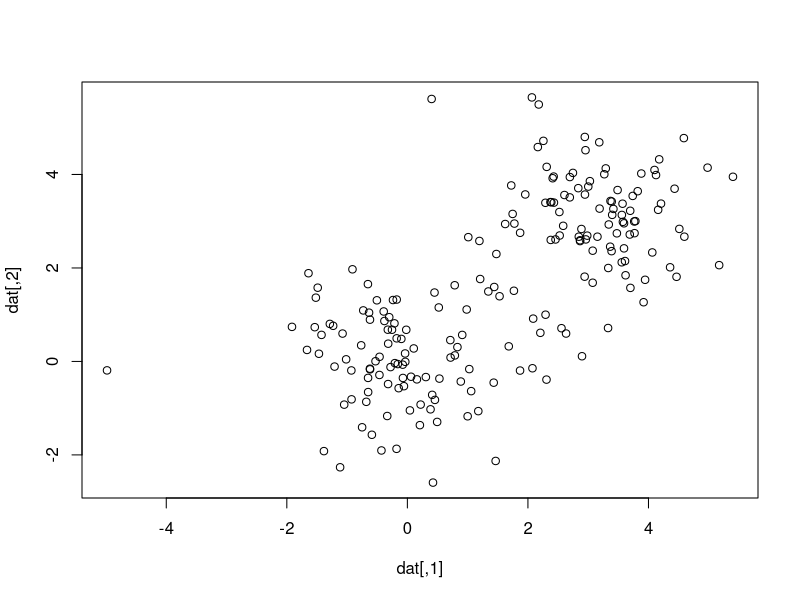
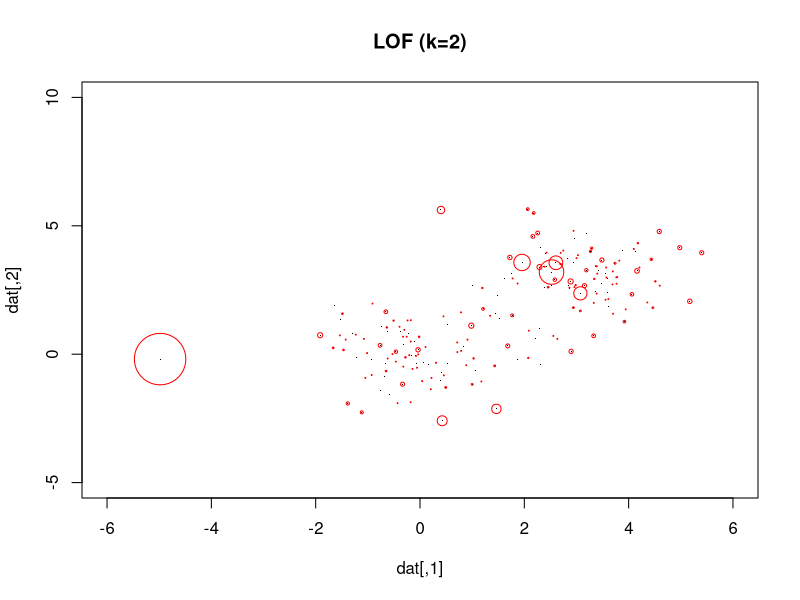
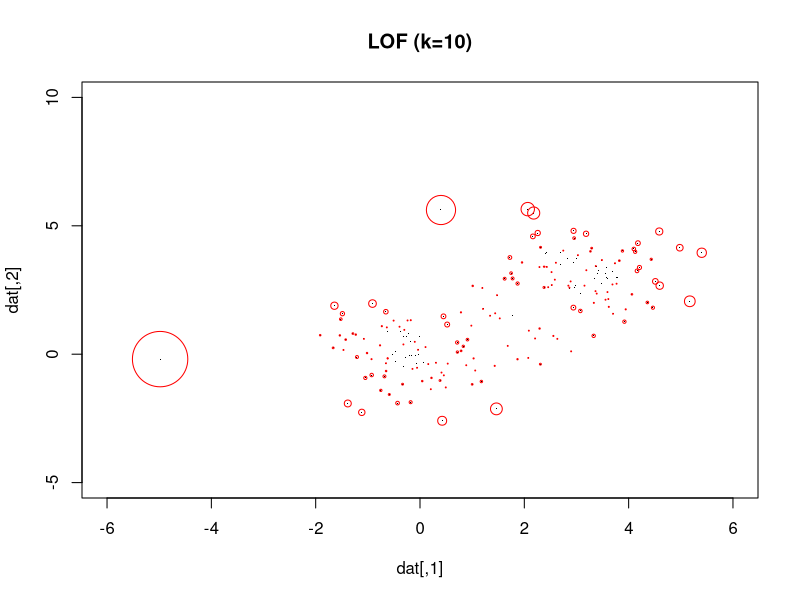
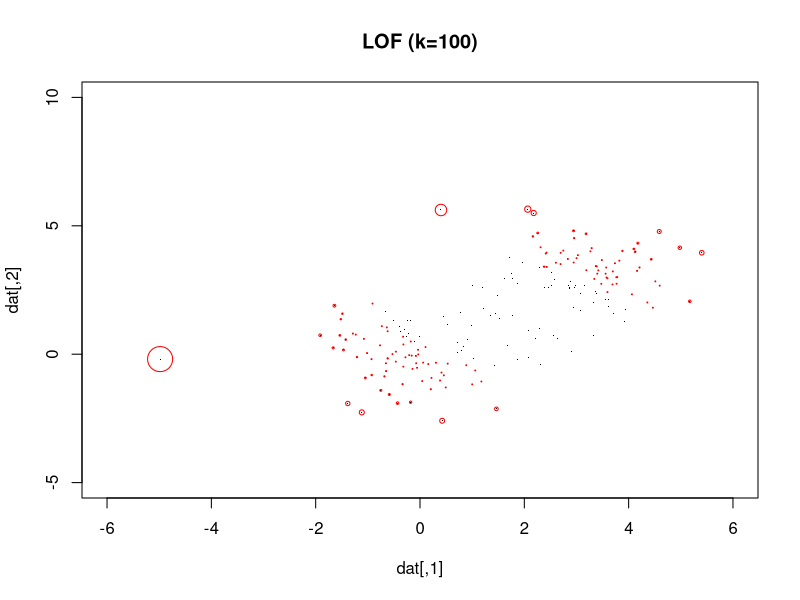
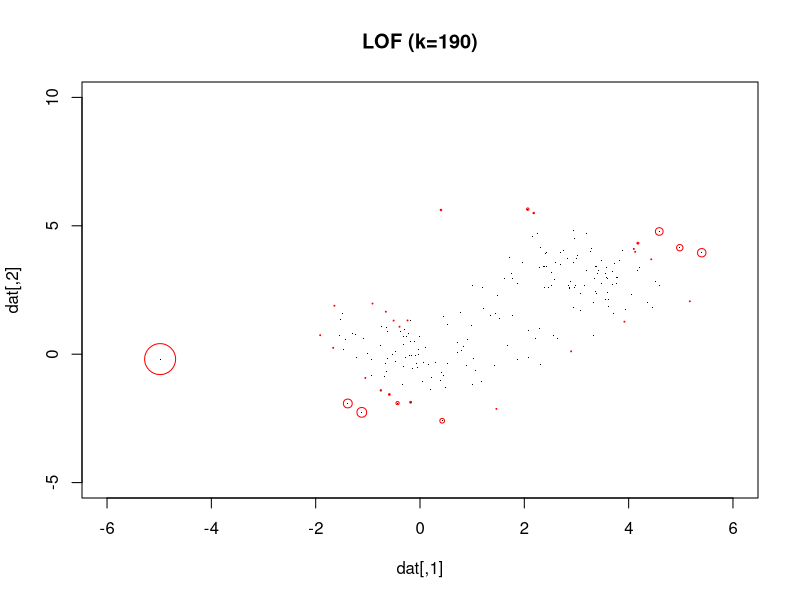

Write the R code that produced these figures, in order.
## ---- chunk 1
library(dbscan)
set.seed(1)
pts.no <- 200
dis <- 3
dat <- matrix(rnorm(pts.no * 2), ncol = 2)
dat[1 : pts.no / 2, ] = dat[1 : pts.no / 2, ] + dis  # 前一半数据点向右上平移3个单位
abn <- sample(pts.no, 2)
dat[abn[1], 1] <- dat[abn[1], 1] - 5
dat[abn[2], 2] <- dat[abn[2], 2] + 5
head(dat)   # Dataframe 前6行
plot(dat)
## ---- chunk 2
lof2 <- lof(dat, k = 2)
lof10 <- lof(dat, k = 10)
lof100 <- lof(dat, k = 100)
lof190 <- lof(dat, k = 190)
## ---- chunk 3
plot(dat, pch = ".", xlim = c(-6, 6), ylim = c(-5, 10), main = "LOF (k=2)")
points(dat, cex = lof2 - 1, pch = 1, col="red")
## ---- chunk 4
plot(dat, pch = ".", xlim = c(-6, 6), ylim = c(-5, 10), main = "LOF (k=10)")
points(dat, cex = (lof10 - 1) * 2, pch = 1, col="red")
## ---- chunk 5
plot(dat, pch = ".", xlim = c(-6, 6), ylim = c(-5, 10), main = "LOF (k=100)")
points(dat, cex = (lof100 - 1) * 5, pch = 1, col="red")
## ---- chunk 6
plot(dat, pch = ".", xlim = c(-6, 6), ylim = c(-5, 10), main = "LOF (k=190)")
points(dat, cex = (lof190 - 1) * 15, pch = 1, col="red")
## ---- chunk 7
output <- cbind(dat, lof10)
head(output)
